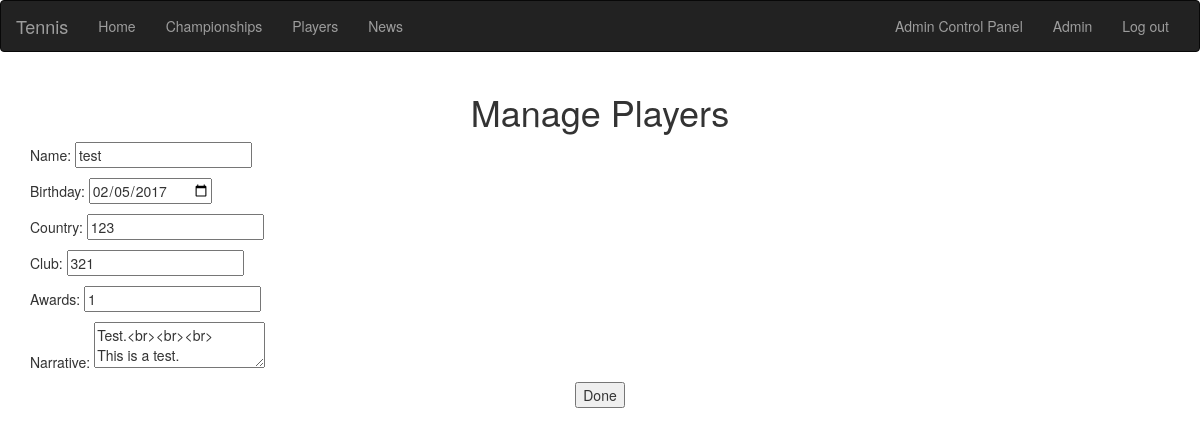
/acp/manageplayer/1 (signed in), run on the app's committed database.
### database_setup.py (models this page shows, shortened)
class User(Base):
    __tablename__ = 'user'
    id = Column(Integer, primary_key=True)
    name = Column(String(255))
    country = Column(String(255))
    email = Column(String(255), unique=True)
    photo = Column(String(255), unique=True)
    password_hash = Column(String(255))
    gender=Column(String)
    dob=Column(Date)
    admin=Column(Boolean)

class Player(Base):
    __tablename__='player'
    id=Column(Integer, primary_key=True)
    name=Column(String(255))
    dob=Column(Date)
    gender=Column(String)
    country=Column(String)
    club=Column(String)
    awards=Column(Integer)
    narrative=Column(String)

### web_app.py (the view, shortened to what this page needs)
@app.route('/acp/manageplayer/<int:id>', methods=['POST', 'GET'])
def ManagePlayer(id):
	if login_session is None:
		flash("You must be logged in to do this.")
		return redirect(url_for('login'))
	user=dbsession.query(User).filter_by(id=login_session['id']).first()
	if (not user.admin):
		flash("You are not authorized to do this.")
	player=dbsession.query(Player).filter_by(id=id).first()
	if player is None:
		flash("Invalid player.")
		return redirect(url_for('ManagePlayers'))
	if request.method=='GET':
		return render_template("ManagePlayer.html", player=player)

### templates/ManagePlayer.html (shortened to what this page needs)
{% extends "layout.html" %}
{% block body %}
<center><h1>Manage Players</h1></center>
<form action="{{ url_for('ManagePlayer', id=player.id) }}" method="post">
<p>Name: <input type="text" name="name" value="{{player.name}}"></p>
<p>Birthday: <input type="date" name="date" value="{{player.dob}}"></p>
<p>Country: <input type="text" name="country" value="{{player.country}}"></p>
<p>Club: <input type="text" name="club" value="{{player.club}}"></p>
<p>Awards: <input type="number" name="awards" value="{{player.awards}}">
<p>Narrative: <textarea name="narrative">{{player.narrative}}</textarea>
<p><center><input type="submit" value="Done"></center></p>
</form>
{% endblock %}

### templates/layout.html (shortened to what this page needs)
<!doctype html>
  <link rel="stylesheet" href="https://maxcdn.bootstrapcdn.com/bootstrap/3.3.7/css/bootstrap.min.css">
<div>
<center>
<nav class="navbar navbar-inverse">
  <div class="container-fluid">
    <div class="navbar-header">
      <a class="navbar-brand" href="{{ url_for('main') }}">Tennis</a>
    </div>
    <div class="collapse navbar-collapse" id="myNavbar">
      <ul class="nav navbar-nav">
        <li><a href="{{ url_for('main') }}">Home</a></li>
        <li><a href="{{ url_for('championships') }}">Championships</a></li>
        <li><a href="{{ url_for('players') }}">Players</a></li>
        <li><a href="{{ url_for('news') }}">News</a></li>
      </ul>
      <ul class="nav navbar-nav navbar-right">
      {% if 'id' not in session %}
        <li><a href="{{ url_for('signup') }}"><span class="glyphicon glyphicon-user"></span> Sign Up</a></li>
        <li><a href="{{ url_for('login') }}"><span class="glyphicon glyphicon-log-in"></span> Login</a></li>
      {% else %}
        {% if session['admin'] == True %}
        <li><a href="{{url_for('admincp') }}">Admin Control Panel</a></li>
        {% endif %}
        <li><a href="{{ url_for('profile') }}">{{session['name']}}</a></li>
        <li><a href="{{ url_for('logout') }}">Log out</a></li>
      {% endif %}
      </ul>
    </div>
  </div>
</nav>
  </center>
  <div class="container">
  {% block body %}{% endblock %}
  </div>
</div>

### data on the page
User: name "Admin"
Player: name "test", date "02/05/2017", country "123", club "321", awards "1", narrative "Test.<br><br><br> This is a test."
